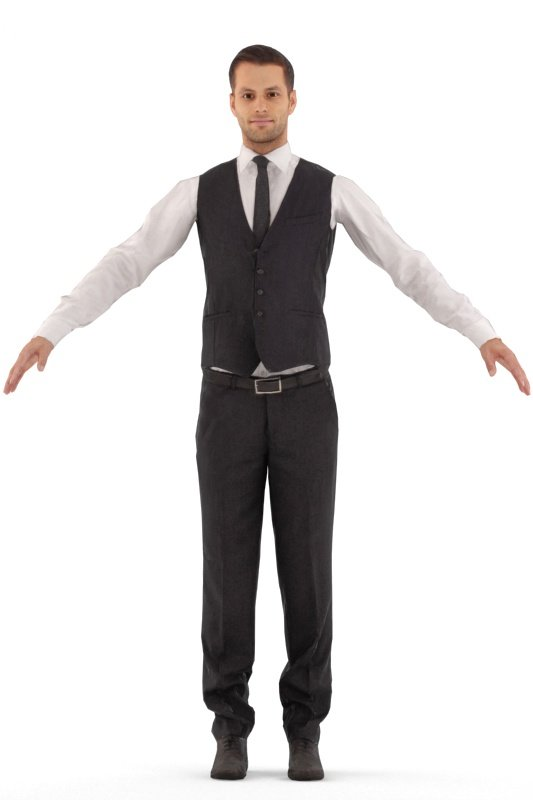
#> input picture CIHP_PGN(parsing)/datasets/CIHP/images/1.jpg, 533 x 800 px; its folder holds only this picture in this run
$ python generate_dataset.py
#> lines starting #> are read from the running program, lines starting #| are printed output that depends on the picture; after the words box and inside, x2 and y2 are one past the last pixel; in counts of white or black regions, pixels touching at a corner belong together
import numpy as np
import imageio as ii
from PIL import Image
import os
import sys

def get_file_NamePathSuffix(fileUrl):
    filepath, tmpfilename = os.path.split(fileUrl)
    shotname, extension = os.path.splitext(tmpfilename)
    return filepath, shotname, extension

f_val = open('./datasets/CIHP/list/val.txt','w')
f_id = open('./datasets/CIHP/list/val_id.txt','w')
g = os.walk('./datasets/CIHP/images')
for path, d, filelist in g:
    for filename in filelist:
        if filename.endswith('jpg'):
            img_path = os.path.join(path, filename)
            filepath,fileshortname,filesuffix = get_file_NamePathSuffix(img_path)
            nxb_img = Image.open(img_path) # This is your image.
#> nxb_img is the input picture: PIL image 533x800 RGBA; mean R, G, B, A 217.3, 215.3, 215, 255
            # Reshape their label image to our size
            label_img = Image.open('./datasets/CIHP/labels/0005008.png') # This is the label image from CIHP.
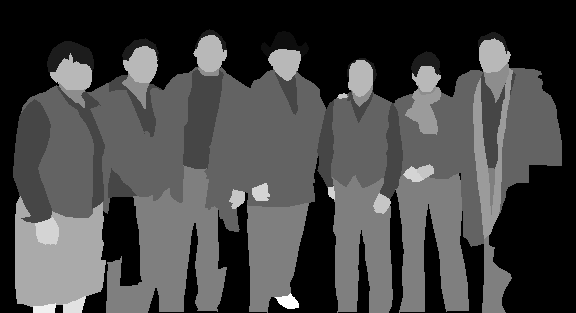
#> input picture CIHP_PGN(parsing)/datasets/CIHP/labels/0005008.png, 576 x 313 px
#> label_img is the input picture: PIL image 576x313 L; min 0, max 18, mean 4.9
            nxb_label_img = label_img.resize(nxb_img.size, Image.NEAREST)
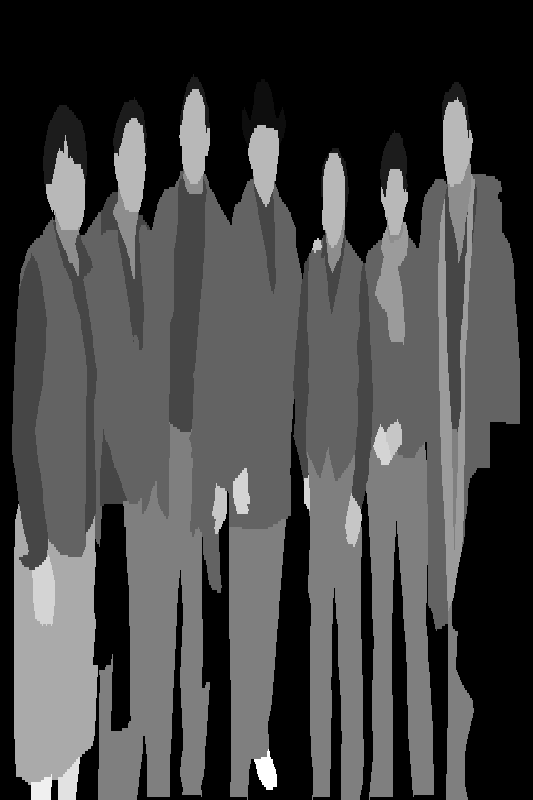
#> nxb_label_img: PIL image 533x800 L; min 0, max 18, mean 4.9; drawn with min black and max white
            nxb_label_img.save('datasets/CIHP/labels/'+fileshortname+'.png')
            # Reshape their edge image to our size
            edge_img = Image.open('./datasets/CIHP/edges/0005008.png')
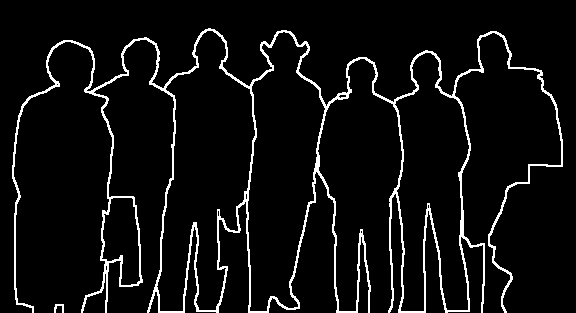
#> input picture CIHP_PGN(parsing)/datasets/CIHP/edges/0005008.png, 576 x 313 px
#> edge_img is the input picture: PIL image 576x313 L; values 0 (black) and 1 (white), 6.1% white in thin lines or dots, all inside (x1, y1, x2, y2) = (12, 28, 563, 313)
            nxb_edge_img = edge_img.resize(nxb_img.size, Image.NEAREST)
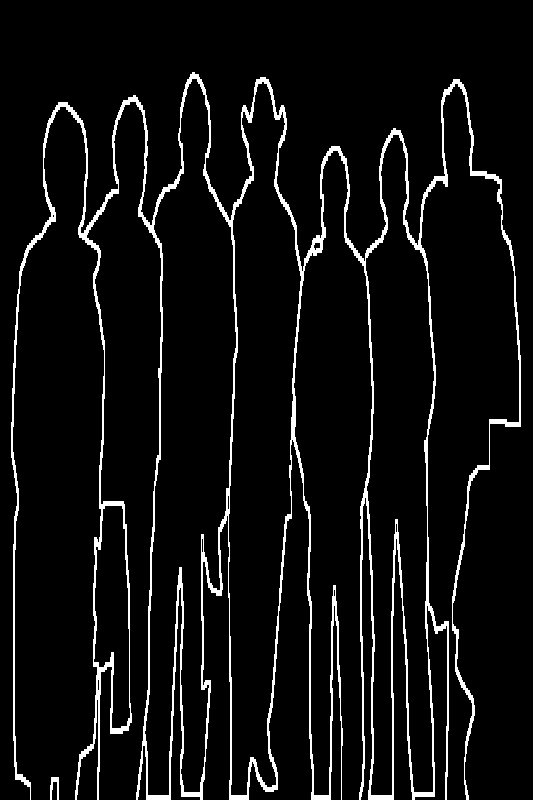
#> nxb_edge_img: PIL image 533x800 L; values 0 (black) and 1 (white), 6.2% white; 2 white regions, box (x1, y1, x2, y2) and area: (11, 72, 521, 800) 26182, (50, 777, 59, 800) 117
            nxb_edge_img.save('./datasets/CIHP/edges/'+fileshortname+'.png')

            f_id.write(fileshortname+'\n')
            f_val.write('/images/'+fileshortname+'.jpg /labels/'+fileshortname+'.png'+'\n' )

f_val.close()
f_id.close()
